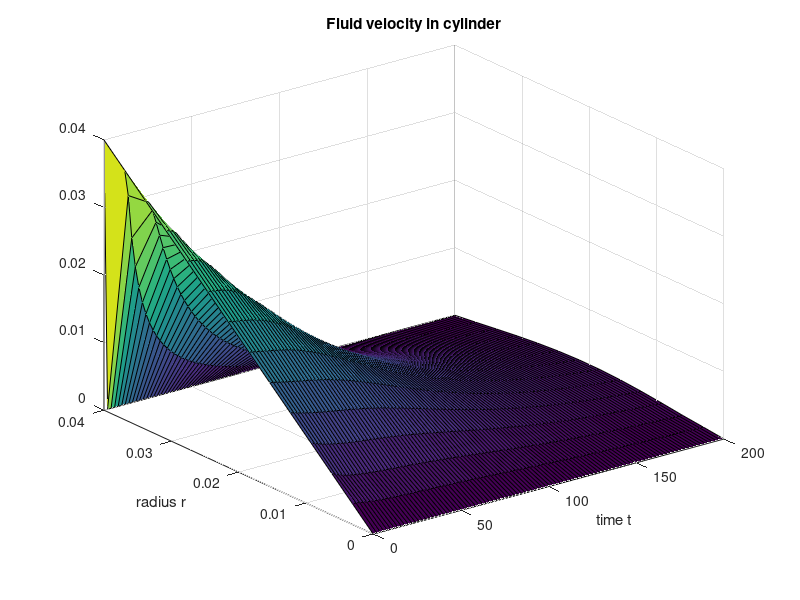

Here is the MATLAB script that generated this plot:
% Task 1 Project 
% Florentin GOYENS and David WEICKER
% Solves the problem with 1D approximation in space variables
%
clear all;
close all;

% Parameters
nu = 1e-6;
omega = 1;
% Space grid
Nx = 12; 
R = 0.04;
hx = R/(Nx+1);
r = linspace(hx,R-hx,Nx)';
% Time grid
Nt = 100; 
Tend = 200;
T0 = 0;
ht = (Tend-T0)/(Nt-1);
t = linspace(T0,Tend,Nt)';


U = zeros(Nx,Nt);
U(:,1) = omega*r;

e = ones(Nx,1);
a =  nu*(1/hx - 1./r).*e/hx;
b = -nu*(2/(hx*hx) + 1./(r.*r)).*e;
c =  nu*(1/hx + 1./r).*e/hx;
A = spdiags([a b c],[-1 0 1],Nx,Nx);
I = speye(Nx,Nx);
jacobien = det(A)
%
% first step 
%

% Euler explicit
% U(:,2) = U(:,1) + ht*(A*U(:,1) + [zeros(Nx-1,1); nu*R*(1/r(end) + 1/hx)/hx]);
% Crank-Nicolson
U(:,2) = (I - 0.5*ht*A)\((I+0.5*ht*A)*U(:,1)+[zeros(Nx-1,1); nu*R*(1/r(end) + 1/hx)/hx]);

%
% following steps
%
for i = 3:Nt
    % Euler explicit
    %     U(:,i) = U(:,i-1) + ht*A*U(:,i-1); % stable ?
    
    % Crank-Nicolsons
    U(:,i) = (I - 0.5*ht*A)\((I+0.5*ht*A)*U(:,i-1));                                
end

% BC application
U = [zeros(1,Nt); 
    U; 
    omega*R, zeros(1,Nt-1)];
r = [0; r; R];
% now length(r) = Nx + 2 and size(U) = (Nx+2)xNt

figure();
axis equal;
surf(t,r,U); ylabel('radius r'); xlabel('time t'); 
title('Fluid velocity in cylinder');
